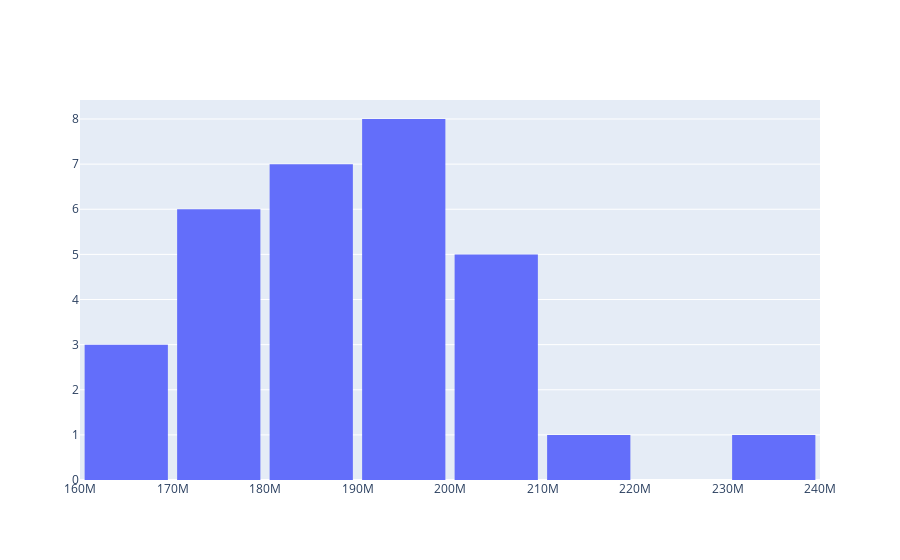

Notebook cell for this chart:
### Code cell
iplot(Figure(data=Histogram(x=df['Sales']),
            layout = Layout(bargap=0.1)))

### Figure 1 — Plotly figure (JSON) as saved in the notebook; plotly's stock layout.template omitted (floating-point values rounded to 4 significant figures)
{"data": [{"type": "histogram", "x": [180132207, 171534275, 201180369, 183431432, 185411063, 180702351, 208843882, 198042727, 178053963, 187662330, 196170924, 231710561, 187752787, 178924677, 193019854, 194544977, 194693257, 190047051, 173892707, 163748475, 164516168, 164216398, 173327953, 202120592, 198843730, 178275458, 205631683, 197918886, 189143897, 207363373, 212322616]}], "layout": {"autosize": true, "bargap": 0.1, "xaxis": {"autorange": true, "range": [160000000.0, 240000000.0], "type": "linear"}, "yaxis": {"autorange": true, "range": [0, 8.421]}}}
